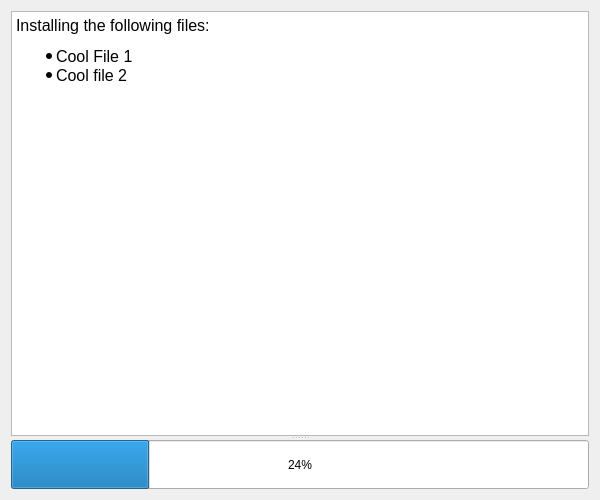
<?xml version="1.0" encoding="UTF-8"?>
<ui version="4.0">
 <class>FinalPage</class>
 <widget class="QWizardPage" name="FinalPage">
  <property name="geometry">
   <rect>
    <x>0</x>
    <y>0</y>
    <width>600</width>
    <height>500</height>
   </rect>
  </property>
  <property name="windowTitle">
   <string>WizardPage</string>
  </property>
  <layout class="QGridLayout" name="gridLayout">
   <item row="0" column="0">
    <widget class="QSplitter" name="_splitter">
     <property name="orientation">
      <enum>Qt::Vertical</enum>
     </property>
     <widget class="QTextBrowser" name="install_summary">
      <property name="html">
       <string>&lt;!DOCTYPE HTML PUBLIC &quot;-//W3C//DTD HTML 4.0//EN&quot; &quot;http://www.w3.org/TR/REC-html40/strict.dtd&quot;&gt;
&lt;html&gt;&lt;head&gt;&lt;meta name=&quot;qrichtext&quot; content=&quot;1&quot; /&gt;&lt;style type=&quot;text/css&quot;&gt;
p, li { white-space: pre-wrap; }
&lt;/style&gt;&lt;/head&gt;&lt;body style=&quot; font-family:'Exo 2'; font-size:12pt; font-weight:400; font-style:normal;&quot;&gt;
&lt;p style=&quot; margin-top:12px; margin-bottom:12px; margin-left:0px; margin-right:0px; -qt-block-indent:0; text-indent:0px;&quot;&gt;&lt;span style=&quot; font-family:'monospace';&quot;&gt;Installing the following files:&lt;/span&gt;&lt;/p&gt;
&lt;ul style=&quot;margin-top: 0px; margin-bottom: 0px; margin-left: 0px; margin-right: 0px; -qt-list-indent: 1;&quot;&gt;&lt;li style=&quot; font-family:'monospace';&quot; style=&quot; margin-top:12px; margin-bottom:0px; margin-left:0px; margin-right:0px; -qt-block-indent:0; text-indent:0px;&quot;&gt;Cool File 1&lt;/li&gt;
&lt;li style=&quot; font-family:'monospace';&quot; style=&quot; margin-top:0px; margin-bottom:12px; margin-left:0px; margin-right:0px; -qt-block-indent:0; text-indent:0px;&quot;&gt;Cool file 2&lt;/li&gt;&lt;/ul&gt;&lt;/body&gt;&lt;/html&gt;</string>
      </property>
     </widget>
     <widget class="QProgressBar" name="install_progress">
      <property name="value">
       <number>24</number>
      </property>
     </widget>
    </widget>
   </item>
  </layout>
 </widget>
 <resources/>
 <connections/>
</ui>
